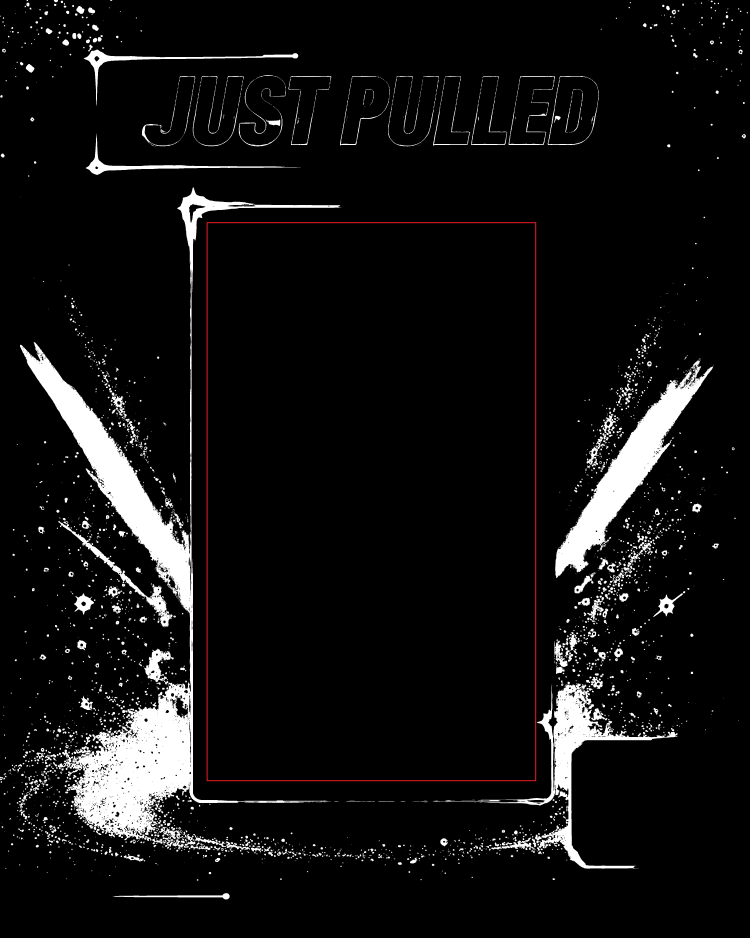
#> input picture archive/measure_landmarks/landmarks_gold_mask.png, 3750 x 4688 px (shown at 1/5 size)
$ python -i measure_landmarks.py   (imports and definitions only)
#> lines starting #> are read from the running program, lines starting #| are printed output that depends on the picture; after the words box and inside, x2 and y2 are one past the last pixel; in counts of white or black regions, pixels touching at a corner belong together
#> further down, picture is the input picture: PIL image 3750x4688 RGBA; mean R, G, B, A 17.7, 17.1, 17.1, 255
"""Measure ground-truth bboxes of static landmarks in assets/background.png.

The renderer relies on knowing precisely where the gold rectangular frame
and the gold pill outline sit in the background image. Earlier iterations
guessed these by eyeballing rendered outputs and nudging constants — slow,
error-prone, and unstable across background revisions.

This tool detects three landmarks programmatically:

  FRAME_BBOX  — the gold rectangular outline around the slab. Found as the
                largest gold-colored 8-connected component in the central
                region of the image (excluding the top/bottom headers).
  PILL_BBOX   — the smaller gold pill outline in the bottom-right of the
                frame. Found as the largest gold-colored 8-connected
                component within the bottom-right quadrant.
  PRICE_LABEL_BBOX
              — the static "PACK PRICE" white text baked into the pill.
                Found as the largest near-white 8-connected component
                within PILL_BBOX. Used to compute clearance below the
                price number.

Outputs:
  1. Human-readable pixel + design-unit coords for each landmark.
  2. A Python snippet ready to paste into src/renderer.py:
       FRAME_BBOX_DU = (l, t, r, b)
       PILL_BBOX_DU  = (l, t, r, b)
       PRICE_LABEL_BBOX_DU = (l, t, r, b)
  3. assets/landmarks_debug.png — a copy of background.png with colored
     rectangles drawn around each detected landmark so we can verify
     the detection visually before trusting it.

CLI:
  uv run python -m tools.measure_landmarks            # normal detection
  uv run python -m tools.measure_landmarks --diagnose # HSV histograms only

If a landmark looks wrong in the debug PNG, run with --diagnose to dump
HSV histograms of the frame and pill search regions. The histograms show
where gold-hue pixels actually concentrate in S and V space, so the
threshold constants can be set from real data instead of guessing.
"""

from __future__ import annotations

import argparse
import sys
from collections import deque
from pathlib import Path
from typing import Optional

from PIL import Image, ImageChops, ImageDraw, ImageFont

# --------------------------------------------------------------------------- #
# Paths + constants
# --------------------------------------------------------------------------- #

ASSETS_DIR = Path("assets")
BACKGROUND_PATH = ASSETS_DIR / "background.png"
FONT_PATH = ASSETS_DIR / "fonts" / "DMSans-Bold.ttf"
DEBUG_PATH = ASSETS_DIR / "landmarks_debug.png"
GOLD_MASK_DEBUG_PATH = ASSETS_DIR / "landmarks_gold_mask.png"
PILL_MASK_DEBUG_PATH = ASSETS_DIR / "pill_mask_debug.png"

# Matches the renderer's design-unit reference — DESIGN_HEIGHT is what
# converts between full-res pixels and the renderer's 384×480 design grid.
DESIGN_HEIGHT = 480

# Downscale factor for connected-component analysis. Full-res background
# is 3750×4688 ≈ 17.6M pixels — pure-Python BFS on that is too slow.
# 5× → 750×938 ≈ 700K pixels stays tractable while preserving ~0.5 DU
# precision in the recovered bboxes (each downscaled cell = 5 px and
# scale ≈ 9.77 px/DU, so each cell ≈ 0.5 DU).
DOWNSCALE = 5

# HSV gold filter — values are in Pillow's 0-255 scale, not degrees.
# Conversion: degrees / 360 * 255. Gold/yellow lives roughly 30°–55°
# in standard HSV, which is 21–39 here.
#
# Iteration history:
#   v1 (S≥80, V≥100):
#       too loose — diffuse glow + sparkles connected everything into
#       one giant 8-connected component.
#   v2 (S≥130, V≥150, 3× erosion):
#       too aggressive — erosion ate the thin frame and pill outlines,
#       only sparkle clusters survived.
#   v3-v4 (S≥110, V≥140, getbbox of region):
#       caught the frame outline cleanly but missed the pill — the
#       --diagnose HSV histogram showed the pill outline has the same
#       S distribution as the frame (~239 vs 224) but a much darker V
#       distribution (median 59 vs 123), so a single V threshold can't
#       catch both without flooding in V<20 dust.
#   v5 (current): separate V thresholds for frame vs pill. Saturation
#       shared at 180 (both have S medians >220, dust mostly below 180).
GOLD_HUE_MIN = 20
GOLD_HUE_MAX = 45
GOLD_SAT_MIN = 180     # ~71% saturation — well below both medians, well above dust
FRAME_VAL_MIN = 80     # frame outline V band; below median 123, above pill's dim band
PILL_VAL_MIN = 45      # pill outline V band; above the V<20 dust spike

# Clamp on the frame bbox's top edge. The frame's actual top sits at
# ≈DU 102 (corner brackets at the top-left and top-right of the card
# area). Scattered sparkle dots above the frame can pull the detected
# y_top up by a dozen DU; clamp so detection can't extend above this.
FRAME_TOP_CLAMP_DU = 102

# White-text detection for the static "PACK PRICE" label. HSV-based
# (high V + low S) is more reliable than plain luminance because it
# excludes high-saturation bright golds that L-mode conversion can
# round up to >220.
WHITE_VAL_MIN = 240
WHITE_SAT_MAX = 40

# Region constraints — fractions of full image dimensions. These do the
# heavy lifting of separating frame from pill from sparkles, so they
# need to be tight enough to exclude obvious noise. Tuned from the
# landmarks_gold_mask.png produced by v3 — see ASCII map in module docstring.
#
# Frame outline lives at approximately (0.13, 0.21) to (0.77, 0.84).
# Heavy sparkle clusters at x<0.13 (left wing), x>0.78 (right wing,
# including a long diagonal streak at y 0.32-0.62), and y>0.85 (bottom
# swoosh). Region pushed just inside the frame edges on left + right
# so sparkle wings are excluded; top inset below "JUST PULLED" text
# at y≈0.13; bottom capped above the pill at y=0.85.
#
# Pill outline lives at approximately (0.85, 0.83) to (0.98, 0.96).
# Region is tight enough to exclude the frame's bottom-right corner
# (frame ends at x≈0.77, so x≥0.83 is safe) and the footer text band
# at y>0.97.
FRAME_REGION_FRAC = (0.13, 0.18, 0.77, 0.85)  # (x0, y0, x1, y1)
PILL_REGION_FRAC = (0.83, 0.81, 1.00, 0.97)

# Diagnostic regions for --diagnose mode. v1 of this used a wide quadrant
# (0.60-1.00, 0.60-1.00) for the pill, which produced histograms dominated
# by surrounding dust + bottom swoosh — V median 59 was misleading. v2
# matches DIAG_PILL_REGION_FRAC to the tight pill detection region so the
# histogram samples ~500K pixels almost all inside the pill, not 2.8M
# pixels mostly outside it. Frame diagnostic stays wide for comparison.
DIAG_FRAME_REGION_FRAC = (0.15, 0.18, 0.85, 0.85)
DIAG_PILL_REGION_FRAC = (0.83, 0.81, 1.00, 0.97)

# Diagnostic gold-hue range — the band of H values we consider
# "definitely gold-ish" when looking at S/V distributions. Wider than
# the GOLD_HUE_MIN/MAX detection range so we don't pre-filter out
# pixels whose true gold identity we're trying to establish. In Pillow's
# 0-255 H scale, [20, 45] corresponds to roughly 28°–63° (yellow-orange
# through pure yellow).
DIAG_GOLD_HUE_LO = 20
DIAG_GOLD_HUE_HI = 45

# Histogram printout: bucket S/V into 10-unit bands and draw a bar chart.
DIAG_BUCKET_SIZE = 10
DIAG_BAR_MAX_CHARS = 50


# --------------------------------------------------------------------------- #
# Mask building (C-fast via Pillow ops)
# --------------------------------------------------------------------------- #


# [14 lines left out: function _gold_mask, not called in this run]


def _white_mask(rgb: Image.Image) -> Image.Image:
    """Binary mask: 255 where pixel is bright + desaturated (white text)."""
    _, s, v = rgb.convert("HSV").split()
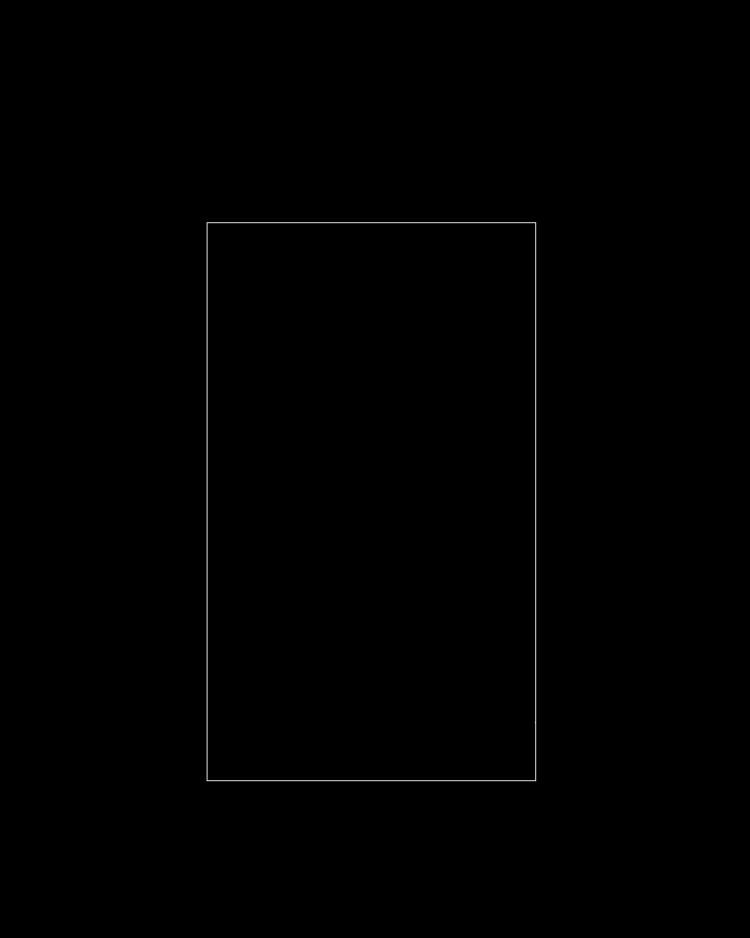
#> s: PIL image 3750x4688 L (shown at 1/5 size); min 0, max 224, mean 0.6
    s_mask = s.point(lambda p: 255 if p <= WHITE_SAT_MAX else 0)
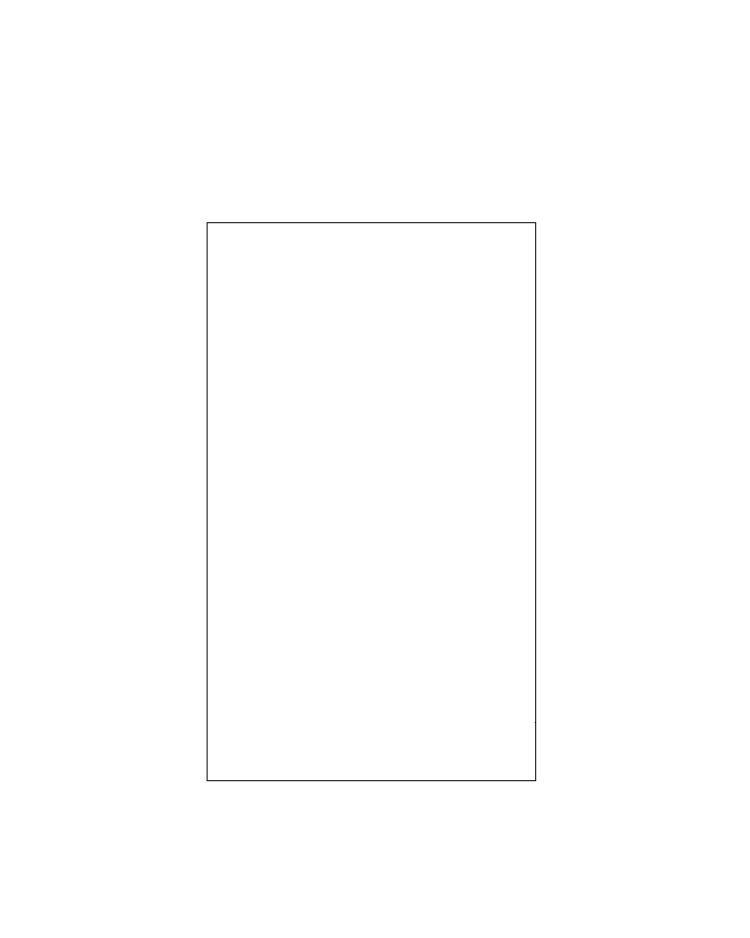
#> s_mask: PIL image 3750x4688 L (shown at 1/5 size); 99.7% white; 1 black region, box (x1, y1, x2, y2) and area: (1033, 1111, 2681, 3906) 44339
    v_mask = v.point(lambda p: 255 if p >= WHITE_VAL_MIN else 0)
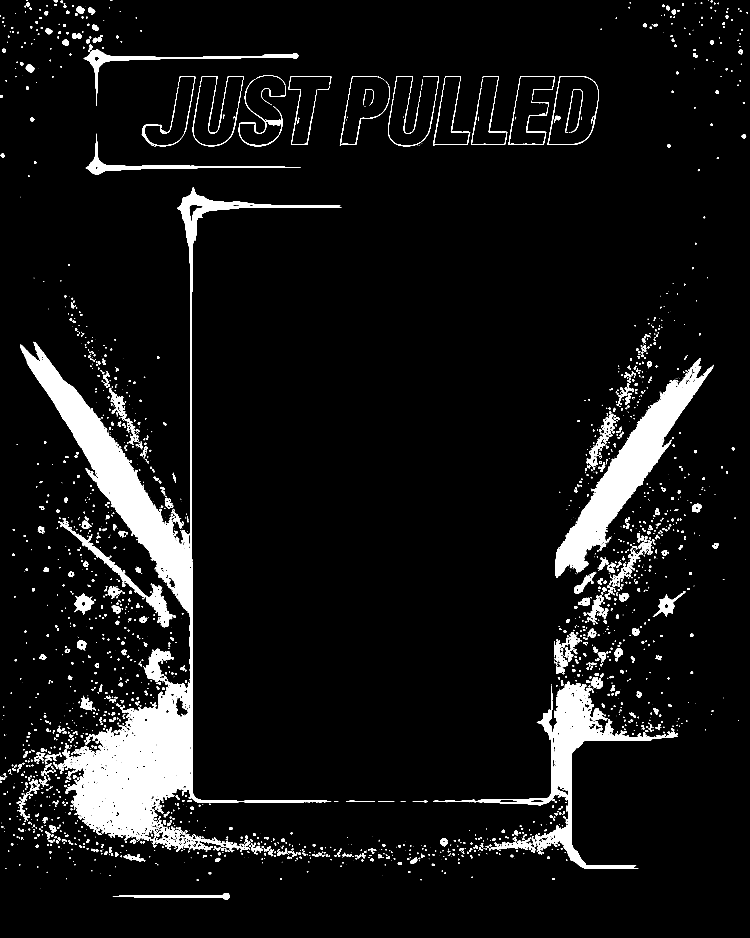
#> v_mask: PIL image 3750x4688 L (shown at 1/5 size); 6.7% white; 3202 white regions (1357 under 20 px), largest, box (x1, y1, x2, y2) and area: (100, 935, 1708, 4201) 543861, (2776, 1792, 3567, 2890) 173118, (2165, 3409, 3389, 4343) 112919
    return ImageChops.multiply(s_mask, v_mask)


# [474 lines left out: functions _region_clip, _largest_component_bbox, _px_to_du, _region_px, measure, save_debug_overlay and 7 more, not called in this run]


# [2 lines not run here, left out]

>>> from PIL import Image
>>> picture = Image.open('landmarks_gold_mask.png')
>>> result = _white_mask(picture)
